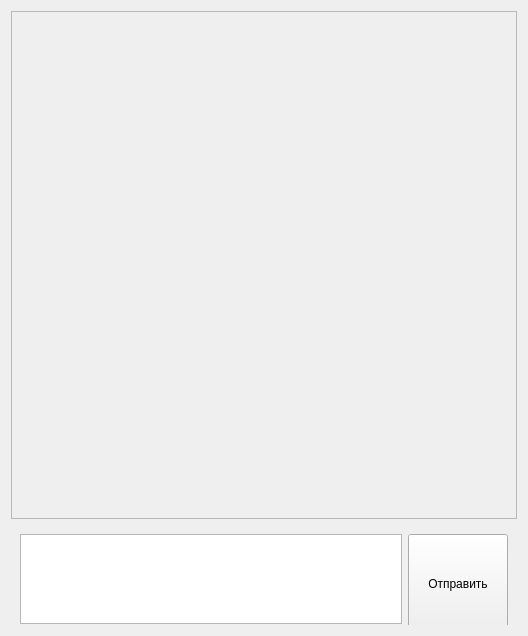
<?xml version="1.0" encoding="UTF-8"?>
<ui version="4.0">
 <class>MessengerWidget</class>
 <widget class="QWidget" name="MessengerWidget">
  <property name="geometry">
   <rect>
    <x>0</x>
    <y>0</y>
    <width>528</width>
    <height>636</height>
   </rect>
  </property>
  <property name="minimumSize">
   <size>
    <width>0</width>
    <height>0</height>
   </size>
  </property>
  <property name="maximumSize">
   <size>
    <width>16777215</width>
    <height>16777215</height>
   </size>
  </property>
  <property name="windowTitle">
   <string>Form</string>
  </property>
  <layout class="QGridLayout" name="gridLayout">
   <item row="0" column="0">
    <widget class="QScrollArea" name="messageArea">
     <property name="sizePolicy">
      <sizepolicy hsizetype="Expanding" vsizetype="Expanding">
       <horstretch>0</horstretch>
       <verstretch>0</verstretch>
      </sizepolicy>
     </property>
     <property name="minimumSize">
      <size>
       <width>0</width>
       <height>0</height>
      </size>
     </property>
     <property name="maximumSize">
      <size>
       <width>16777215</width>
       <height>16777215</height>
      </size>
     </property>
     <property name="widgetResizable">
      <bool>true</bool>
     </property>
     <property name="alignment">
      <set>Qt::AlignBottom|Qt::AlignLeading|Qt::AlignLeft</set>
     </property>
     <widget class="QWidget" name="scrollAreaWidgetContents">
      <property name="geometry">
       <rect>
        <x>0</x>
        <y>0</y>
        <width>508</width>
        <height>510</height>
       </rect>
      </property>
      <layout class="QVBoxLayout" name="verticalLayout">
       <property name="spacing">
        <number>3</number>
       </property>
       <property name="leftMargin">
        <number>3</number>
       </property>
       <property name="topMargin">
        <number>3</number>
       </property>
       <property name="rightMargin">
        <number>3</number>
       </property>
       <property name="bottomMargin">
        <number>3</number>
       </property>
      </layout>
     </widget>
    </widget>
   </item>
   <item row="1" column="0">
    <widget class="QWidget" name="" native="true">
     <property name="minimumSize">
      <size>
       <width>0</width>
       <height>100</height>
      </size>
     </property>
     <property name="maximumSize">
      <size>
       <width>16777215</width>
       <height>100</height>
      </size>
     </property>
     <layout class="QHBoxLayout" name="horizontalLayout">
      <item>
       <widget class="QTextEdit" name="textEdit">
        <property name="minimumSize">
         <size>
          <width>0</width>
          <height>90</height>
         </size>
        </property>
        <property name="maximumSize">
         <size>
          <width>16777215</width>
          <height>100</height>
         </size>
        </property>
       </widget>
      </item>
      <item>
       <widget class="QPushButton" name="sendMessageButton">
        <property name="minimumSize">
         <size>
          <width>100</width>
          <height>100</height>
         </size>
        </property>
        <property name="maximumSize">
         <size>
          <width>100</width>
          <height>100</height>
         </size>
        </property>
        <property name="text">
         <string>Отправить</string>
        </property>
       </widget>
      </item>
     </layout>
    </widget>
   </item>
  </layout>
 </widget>
 <resources/>
 <connections/>
</ui>
